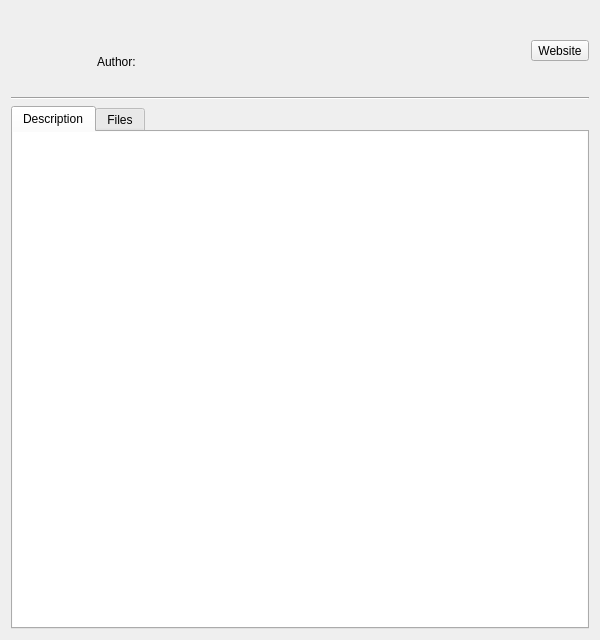
<?xml version="1.0" encoding="UTF-8"?>
<ui version="4.0">
 <class>ModrinthModDialog</class>
 <widget class="QDialog" name="ModrinthModDialog">
  <property name="geometry">
   <rect>
    <x>0</x>
    <y>0</y>
    <width>600</width>
    <height>640</height>
   </rect>
  </property>
  <layout class="QGridLayout" name="gridLayout">
   <item row="0" column="0">
    <widget class="QLabel" name="modIcon">
     <property name="sizePolicy">
      <sizepolicy hsizetype="Fixed" vsizetype="Fixed">
       <horstretch>0</horstretch>
       <verstretch>0</verstretch>
      </sizepolicy>
     </property>
     <property name="minimumSize">
      <size>
       <width>80</width>
       <height>80</height>
      </size>
     </property>
     <property name="maximumSize">
      <size>
       <width>80</width>
       <height>80</height>
      </size>
     </property>
     <property name="toolTip">
      <string notr="true"/>
     </property>
     <property name="text">
      <string/>
     </property>
    </widget>
   </item>
   <item row="0" column="1">
    <layout class="QVBoxLayout" name="verticalLayout">
     <property name="spacing">
      <number>2</number>
     </property>
     <item>
      <widget class="QLabel" name="modName">
       <property name="sizePolicy">
        <sizepolicy hsizetype="Minimum" vsizetype="Minimum">
         <horstretch>0</horstretch>
         <verstretch>0</verstretch>
        </sizepolicy>
       </property>
       <property name="font">
        <font>
         <pointsize>15</pointsize>
         <bold>true</bold>
        </font>
       </property>
       <property name="toolTip">
        <string notr="true"/>
       </property>
       <property name="text">
        <string/>
       </property>
      </widget>
     </item>
     <item>
      <widget class="TagsFlowWidget" name="tagsWidget" native="true"/>
     </item>
     <item>
      <layout class="QFormLayout" name="formLayout">
       <item row="0" column="0">
        <widget class="QLabel" name="author_label">
         <property name="text">
          <string>Author:</string>
         </property>
        </widget>
       </item>
       <item row="0" column="1">
        <widget class="QLabel" name="modAuthors">
         <property name="sizePolicy">
          <sizepolicy hsizetype="Expanding" vsizetype="Preferred">
           <horstretch>0</horstretch>
           <verstretch>0</verstretch>
          </sizepolicy>
         </property>
         <property name="toolTip">
          <string notr="true"/>
         </property>
         <property name="text">
          <string notr="true"/>
         </property>
         <property name="alignment">
          <set>Qt::AlignBottom|Qt::AlignLeading|Qt::AlignLeft</set>
         </property>
         <property name="wordWrap">
          <bool>true</bool>
         </property>
        </widget>
       </item>
      </layout>
     </item>
     <item>
      <widget class="QLabel" name="modSummary">
       <property name="sizePolicy">
        <sizepolicy hsizetype="Preferred" vsizetype="Preferred">
         <horstretch>0</horstretch>
         <verstretch>0</verstretch>
        </sizepolicy>
       </property>
       <property name="font">
        <font>
         <italic>false</italic>
        </font>
       </property>
       <property name="contextMenuPolicy">
        <enum>Qt::CustomContextMenu</enum>
       </property>
       <property name="toolTip">
        <string notr="true"/>
       </property>
       <property name="text">
        <string/>
       </property>
       <property name="wordWrap">
        <bool>true</bool>
       </property>
      </widget>
     </item>
    </layout>
   </item>
   <item row="0" column="2">
    <widget class="QToolButton" name="websiteButton">
     <property name="enabled">
      <bool>true</bool>
     </property>
     <property name="text">
      <string>Website</string>
     </property>
     <property name="icon">
      <iconset resource="../../images/image.qrc">
       <normaloff>:/image/modrinth.svg</normaloff>:/image/modrinth.svg</iconset>
     </property>
     <property name="toolButtonStyle">
      <enum>Qt::ToolButtonTextUnderIcon</enum>
     </property>
    </widget>
   </item>
   <item row="1" column="0" colspan="3">
    <widget class="Line" name="line">
     <property name="orientation">
      <enum>Qt::Horizontal</enum>
     </property>
    </widget>
   </item>
   <item row="2" column="0" colspan="3">
    <widget class="QTabWidget" name="tabWidget">
     <property name="currentIndex">
      <number>0</number>
     </property>
     <widget class="QWidget" name="descriptionTab">
      <attribute name="title">
       <string>Description</string>
      </attribute>
      <layout class="QGridLayout" name="gridLayout_2">
       <property name="leftMargin">
        <number>0</number>
       </property>
       <property name="topMargin">
        <number>0</number>
       </property>
       <property name="rightMargin">
        <number>0</number>
       </property>
       <property name="bottomMargin">
        <number>0</number>
       </property>
       <item row="0" column="0">
        <widget class="WebTextBrowser" name="modDescription">
         <property name="frameShape">
          <enum>QFrame::NoFrame</enum>
         </property>
         <property name="openExternalLinks">
          <bool>true</bool>
         </property>
        </widget>
       </item>
      </layout>
     </widget>
     <widget class="ModrinthFileListWidget" name="fileList">
      <attribute name="title">
       <string>Files</string>
      </attribute>
     </widget>
    </widget>
   </item>
  </layout>
 </widget>
 <customwidgets>
  <customwidget>
   <class>TagsFlowWidget</class>
   <extends>QWidget</extends>
   <header location="global">ui/tagsflowwidget.h</header>
   <container>1</container>
  </customwidget>
  <customwidget>
   <class>WebTextBrowser</class>
   <extends>QTextBrowser</extends>
   <header location="global">ui/webtextbrowser.h</header>
  </customwidget>
  <customwidget>
   <class>ModrinthFileListWidget</class>
   <extends>QWidget</extends>
   <header>ui/modrinth/modrinthfilelistwidget.h</header>
   <container>1</container>
  </customwidget>
 </customwidgets>
 <resources>
  <include location="../../images/image.qrc"/>
 </resources>
 <connections/>
</ui>
